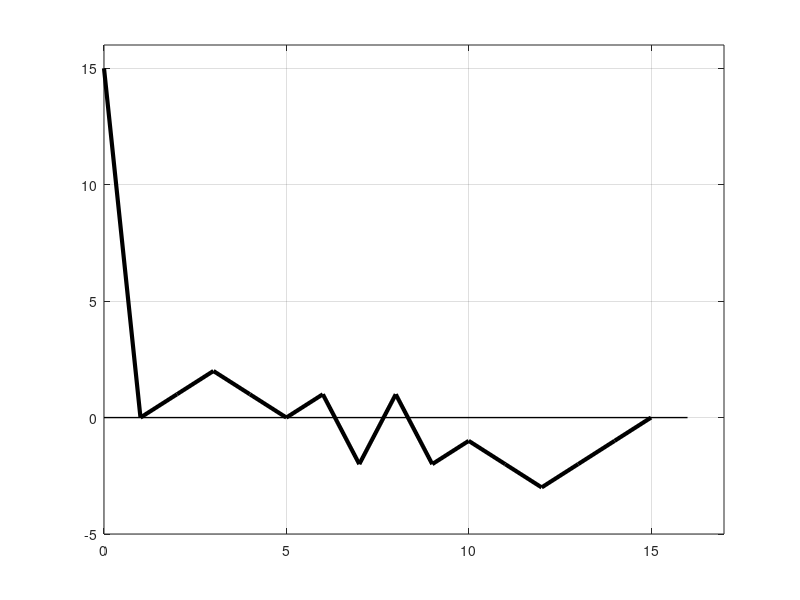

This figure's MATLAB source:
% Автокорреляционная функция апериодической
% М-последовательности с N = 15
figure('Color', 'w');
clear all

M = [1 1 1 1 -1 1 -1 1 1 -1 -1 1 -1 -1 -1];
N = length(M);

for m=1:N
    s = 0;
    for n=(m+1):N
        s = s + M(n) * M(n-m);
        R(m) = s;
    end
end
m1 = 0:N;
y = [N R 0];
plot(m1, y, 'k-', 'LineWidth', 3)
set(gca, 'GridLines', '-')
grid on
axis([0 17 -5 16])
%--------------------------------------------------
% горизонтальная ось
line([0 16], [0 0], 'LineWidth', 1, 'Color', 'k')